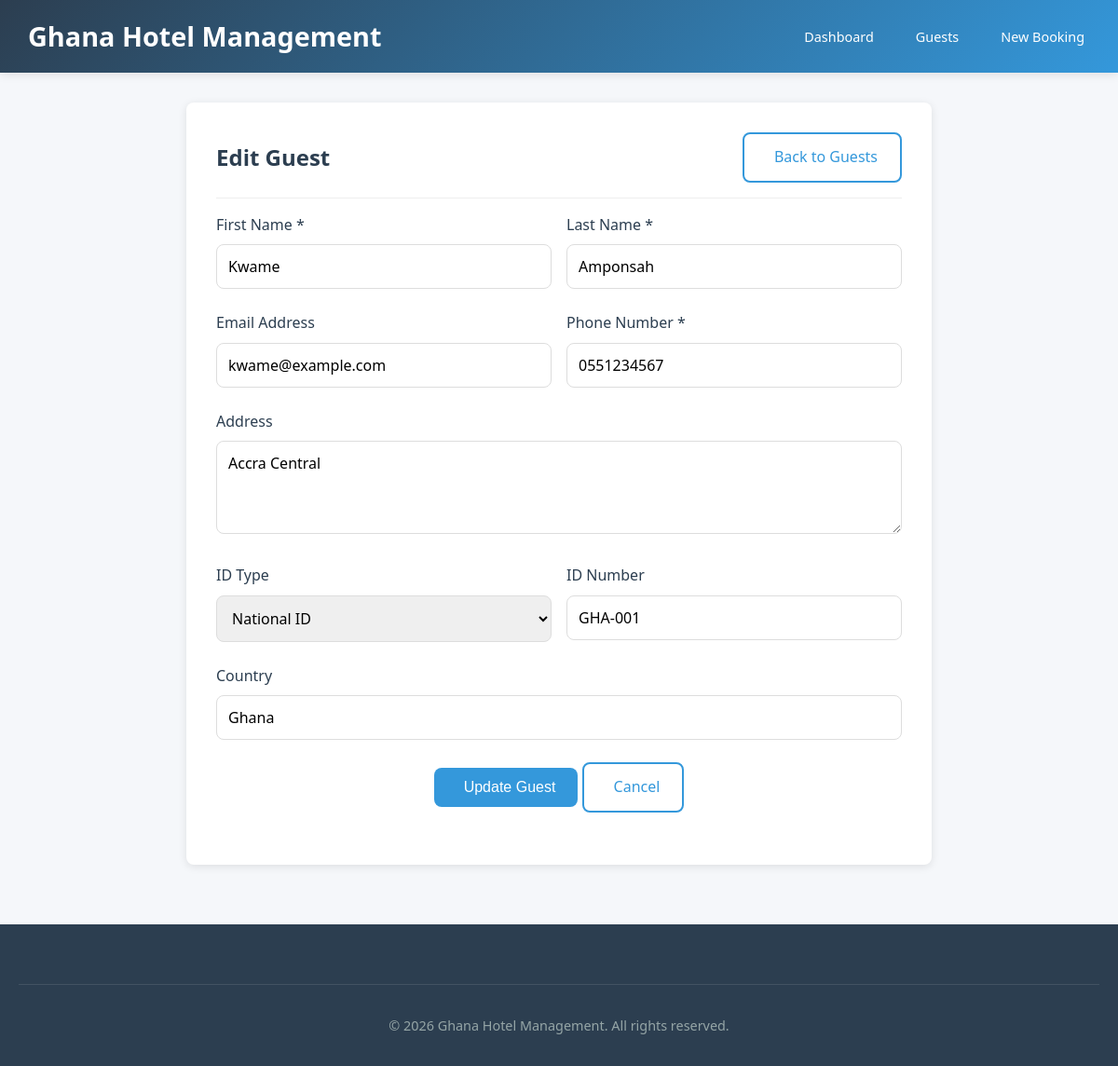
The page /guest_update.php?id=1 on the database its author committed.
### tables this page shows
CREATE TABLE guests (
                        id INT PRIMARY KEY AUTO_INCREMENT,
                        first_name VARCHAR(100) NOT NULL,
                        last_name VARCHAR(100) NOT NULL,
                        email VARCHAR(255) UNIQUE,
                        phone VARCHAR(20) NOT NULL,
                        address TEXT,
                        id_type ENUM('passport', 'driver_license', 'national_id', 'voter_id') DEFAULT 'national_id',
                        id_number VARCHAR(100),
                        country VARCHAR(100) DEFAULT 'Ghana',
                        created_at TIMESTAMP DEFAULT CURRENT_TIMESTAMP,
                        updated_at TIMESTAMP DEFAULT CURRENT_TIMESTAMP ON UPDATE CURRENT_TIMESTAMP
);

### functions.php (called while the page is built, shortened)
<?php
function getGuestById($pdo, $id) {
    $stmt = $pdo->prepare("SELECT * FROM guests WHERE id = ?");
    $stmt->execute([$id]);
    return $stmt->fetch();
}

### guest_update.php (the view, shortened to what this page needs)
<?php
require_once 'config.php';
require_once 'functions.php';
$id = $_GET['id'] ?? 0;
$guest = getGuestById($pdo, $id);
?>
<!DOCTYPE html>
<html lang="en">
<head>
    <link rel="stylesheet" href="styles.css">
</head>
<body>
<header>
    <div class="container header-container">
        <div class="logo">
            <span><?php echo APP_NAME; ?></span>
        </div>
        <nav>
            <ul>
                <li><a href="index.php"><i class="fas fa-tachometer-alt"></i> Dashboard</a></li>
                <li><a href="guest.php"><i class="fas fa-users"></i> Guests</a></li>
                <li><a href="bookings_add.php"><i class="fas fa-calendar-plus"></i> New Booking</a></li>
            </ul>
        </nav>
    </div>
</header>
<main>
    <div class="container">
        <div class="form-container">
            <div class="card-header">
                <h2><i class="fas fa-user-edit"></i> Edit Guest</h2>
                <a href="guest.php" class="btn btn-outline">
                    <i class="fas fa-arrow-left"></i> Back to Guests
                </a>
            </div>
            <form method="POST" id="guestForm">
                <div class="form-row">
                    <div class="form-group">
                        <label for="first_name">First Name *</label>
                        <input type="text" id="first_name" name="first_name" required
                               value="<?php echo htmlspecialchars($guest['first_name']); ?>">
                    </div>
                    <div class="form-group">
                        <label for="last_name">Last Name *</label>
                        <input type="text" id="last_name" name="last_name" required
                               value="<?php echo htmlspecialchars($guest['last_name']); ?>">
                    </div>
                </div>
                <div class="form-row">
                    <div class="form-group">
                        <label for="email">Email Address</label>
                        <input type="email" id="email" name="email"
                               value="<?php echo htmlspecialchars($guest['email']); ?>">
                    </div>
                    <div class="form-group">
                        <label for="phone">Phone Number *</label>
                        <input type="tel" id="phone" name="phone" required
                               value="<?php echo htmlspecialchars($guest['phone']); ?>">
                    </div>
                </div>
                <div class="form-group">
                    <label for="address">Address</label>
                    <textarea id="address" name="address" rows="3"><?php echo htmlspecialchars($guest['address']); ?></textarea>
                </div>
                <div class="form-row">
                    <div class="form-group">
                        <label for="id_type">ID Type</label>
                        <select id="id_type" name="id_type">
                            <option value="national_id" <?php echo $guest['id_type'] == 'national_id' ? 'selected' : ''; ?>>National ID</option>
                        </select>
                    </div>
                    <div class="form-group">
                        <label for="id_number">ID Number</label>
                        <input type="text" id="id_number" name="id_number"
                               value="<?php echo htmlspecialchars($guest['id_number']); ?>">
                    </div>
                </div>
                <div class="form-group">
                    <label for="country">Country</label>
                    <input type="text" id="country" name="country"
                           value="<?php echo htmlspecialchars($guest['country']); ?>">
                </div>
                <div class="form-group" style="text-align: center;">
                    <button type="submit" class="btn btn-primary">
                        <i class="fas fa-save"></i> Update Guest
                    </button>
                    <a href="guest.php" class="btn btn-outline">
                        <i class="fas fa-times"></i> Cancel
                    </a>
                </div>
            </form>
        </div>
    </div>
</main>
<footer>
    <div class="container">
        <div class="copyright">
            &copy; <?php echo date('Y'); ?> <?php echo APP_NAME; ?>. All rights reserved.
        </div>
    </div>
</footer>
</body>
</html>

### styles.css (style rules this page uses)
* { margin: 0; padding: 0; box-sizing: border-box; }
:root { --primary-color: #2c3e50; --secondary-color: #3498db; --accent-color: #e74c3c; --success-color: #27ae60; --warning-color: #f39c12; --light-color: #ecf0f1; --dark-color: #2c3e50; --gray-color: #95a5a6; --border-radius: 8px; --box-shadow: 0 2px 10px rgba(0, 0, 0, 0.1); --transition: all 0.3s ease; }
body { font-family: 'Segoe UI', Tahoma, Geneva, Verdana, sans-serif; line-height: 1.6; color: var(--dark-color); background-color: #f5f7fa; min-height: 100vh; }
.container { max-width: 1200px; margin: 0 auto; padding: 0 20px; }
header { background: linear-gradient(135deg, var(--primary-color), var(--secondary-color)); color: white; padding: 1rem 0; box-shadow: var(--box-shadow); position: sticky; top: 0; z-index: 1000; }
.header-container { display: flex; justify-content: space-between; align-items: center; flex-wrap: wrap; }
.logo { font-size: 1.8rem; font-weight: bold; display: flex; align-items: center; gap: 10px; }
nav ul { display: flex; list-style: none; gap: 0.5rem; flex-wrap: wrap; }
nav a { color: white; text-decoration: none; padding: 0.5rem 1rem; border-radius: var(--border-radius); transition: var(--transition); display: flex; align-items: center; gap: 5px; font-size: 0.9rem; }
main { padding: 2rem 0; min-height: calc(100vh - 180px); }
.form-container { max-width: 800px; margin: 0 auto; background: white; padding: 2rem; border-radius: var(--border-radius); box-shadow: var(--box-shadow); }
.form-group { margin-bottom: 1.5rem; }
.form-row { display: grid; grid-template-columns: repeat(auto-fit, minmax(250px, 1fr)); gap: 1rem; }
label { display: block; margin-bottom: 0.5rem; font-weight: 500; color: var(--dark-color); }
input, select, textarea { width: 100%; padding: 0.75rem; border: 1px solid #ddd; border-radius: var(--border-radius); font-family: inherit; font-size: 1rem; transition: var(--transition); }
textarea { min-height: 100px; resize: vertical; }
.btn { display: inline-flex; align-items: center; justify-content: center; gap: 0.5rem; padding: 0.75rem 1.5rem; border: none; border-radius: var(--border-radius); font-size: 1rem; font-weight: 500; cursor: pointer; transition: var(--transition); text-decoration: none; }
.btn-primary { background-color: var(--secondary-color); color: white; }
.btn-outline { background-color: transparent; border: 2px solid var(--secondary-color); color: var(--secondary-color); }
.card-header { display: flex; justify-content: space-between; align-items: center; margin-bottom: 1rem; padding-bottom: 1rem; border-bottom: 1px solid #eee; flex-wrap: wrap; gap: 1rem; }
footer { background-color: var(--primary-color); color: white; padding: 2rem 0; margin-top: 2rem; }
.copyright { text-align: center; padding-top: 2rem; margin-top: 2rem; border-top: 1px solid rgba(255, 255, 255, 0.1); color: #95a5a6; font-size: 0.9rem; }

### rows shown on the page
guests: first_name "Kwame", last_name "Amponsah", email "kwame@example.com", phone "0551234567", address "Accra Central", id_type "National ID", id_number "GHA-001", country "Ghana"

### other values the page prints
APP_NAME "Ghana Hotel Management"
